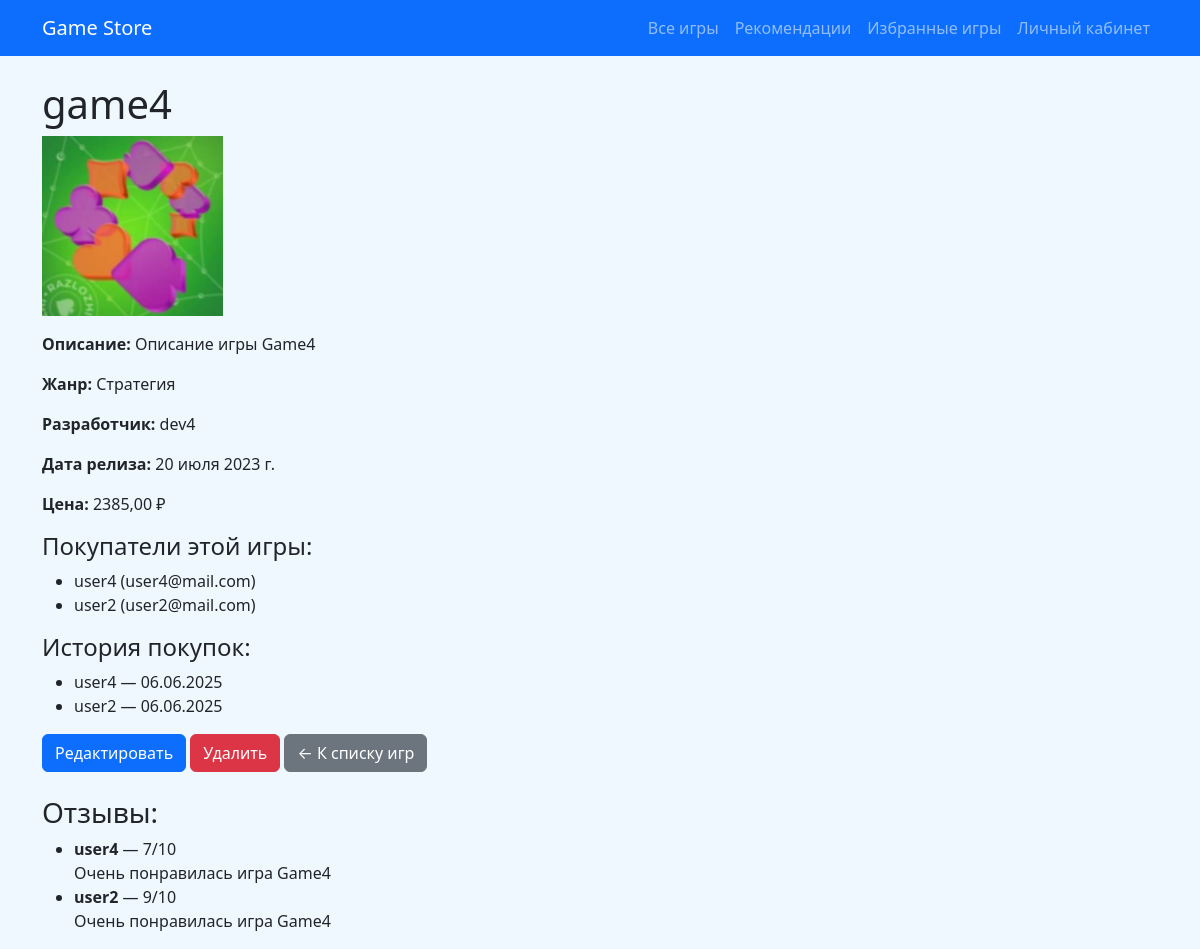
The page /game/4/ on the database as committed earlier.
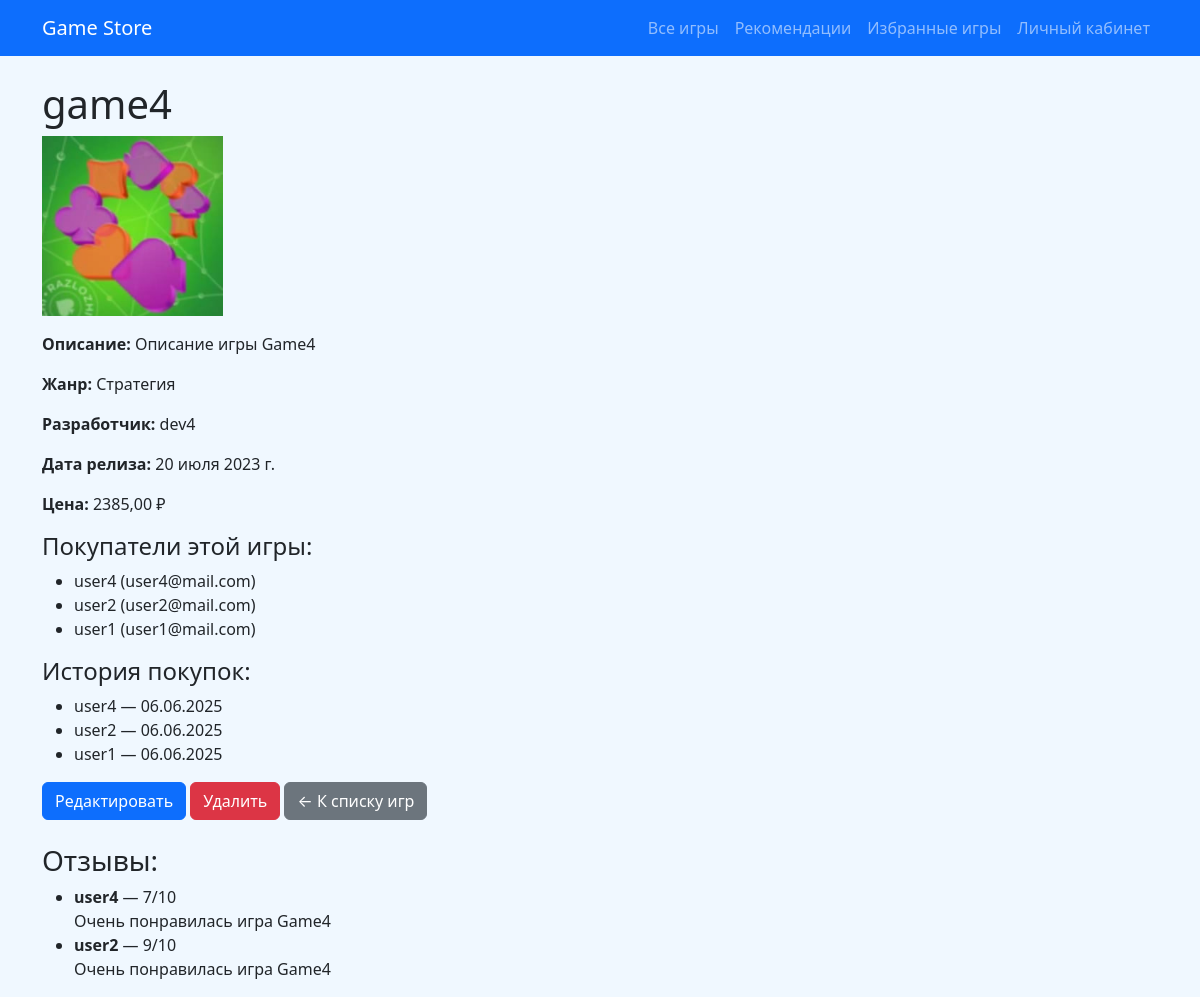
The same page on the database as committed later.
### store/models.py (models this page shows, shortened)
class User(AbstractUser):
    ROLE_CHOICES = [
        ('client', 'Клиент'),
        ('admin', 'Администратор'),
        ('developer', 'Разработчик'),
    ]
    role = models.CharField("Роль", max_length=20, choices=ROLE_CHOICES, default='client')
    favorite_games = models.ManyToManyField('Game', blank=True)
    created_at = models.DateTimeField("Дата регистрации", auto_now_add=True)
    cart_games = models.ManyToManyField('Game', blank=True, related_name='cart_users')
    class Meta:
        verbose_name = "Пользователь"
        verbose_name_plural = "Пользователи"

class Purchase(models.Model):
    user = models.ForeignKey(User, on_delete=models.CASCADE, verbose_name="Покупатель")
    game = models.ForeignKey(Game, on_delete=models.CASCADE, verbose_name="Игра")
    price = models.DecimalField("Цена покупки", max_digits=8, decimal_places=2)
    purchase_date = models.DateTimeField("Дата покупки", auto_now_add=True)
    class Meta:
        verbose_name = "Покупка"
        verbose_name_plural = "Покупки"

class Review(models.Model):
    user = models.ForeignKey(User, on_delete=models.CASCADE, verbose_name="Автор")
    game = models.ForeignKey(Game, on_delete=models.CASCADE, verbose_name="Игра")
    rating = models.PositiveSmallIntegerField("Оценка", choices=[(i, i) for i in range(1, 11)])
    text = models.TextField("Текст отзыва")
    created_at = models.DateTimeField("Дата отзыва", auto_now_add=True)
    class Meta:
        verbose_name = "Отзыв"
        verbose_name_plural = "Отзывы"

### store/views.py (the view)
# urls.py: path('game/<int:game_id>/', game_detail_view, name='game_detail'),
def game_detail_view(request, game_id):
    game = get_object_or_404(Game, id=game_id)
    reviews = Review.objects.filter(game=game)
    purchases = Purchase.objects.filter(game=game)
    buyers = User.objects.filter(purchase__game=game).distinct()
    return render(request, 'game_detail.html', {'game': game, 'reviews': reviews, 'buyers': buyers, 'purchases': purchases})

### templates/game_detail.html (shortened to what this page needs)
<!DOCTYPE html>
<html lang="ru">
<head>
    <link href="https://cdn.jsdelivr.net/npm/bootstrap@5.3.3/dist/css/bootstrap.min.css" rel="stylesheet">
</head>
<body>
{% include 'navbar.html' %}
<div class="container mt-4">
    <h1>{{ game.title }}</h1>
    <p><img src="{{ game.cover_image.url }}" alt="cover" style="max-height:180px"></p>
    <p><strong>Описание:</strong> {{ game.description }}</p>
    <p><strong>Жанр:</strong> {{ game.genre.name }}</p>
    <p><strong>Разработчик:</strong> {{ game.developer.name }}</p>
    <p><strong>Дата релиза:</strong> {{ game.release_date }}</p>
    <p><strong>Цена:</strong> {{ game.price }} ₽</p>
    <h4>Покупатели этой игры:</h4>
    <ul>
        {% for buyer in buyers %}
            <li>{{ buyer.username }}{% if buyer.email %} ({{ buyer.email }}){% endif %}</li>
        {% empty %}
            <li>Эту игру ещё никто не покупал.</li>
        {% endfor %}
    </ul>
    <h4>История покупок:</h4>
    <ul>
        {% for purchase in purchases %}
            <li>{{ purchase.user.username }} — {{ purchase.purchase_date|date:"d.m.Y" }}</li>
        {% empty %}
            <li>Эту игру ещё никто не покупал.</li>
        {% endfor %}
    </ul>
    <a href="{% url 'game_edit' game.id %}" class="btn btn-primary">Редактировать</a>
    <a href="{% url 'game_delete' game.id %}" class="btn btn-danger">Удалить</a>
    <a href="{% url 'games_list' %}" class="btn btn-secondary">← К списку игр</a>
    <h3 class="mt-4">Отзывы:</h3>
    <ul>
        {% for review in reviews %}
            <li>
                <strong>{{ review.user.username }}</strong> — {{ review.rating }}/10<br>
                <span>{{ review.text }}</span>
            </li>
        {% empty %}
            <li>Нет отзывов.</li>
        {% endfor %}
    </ul>
</div>
</body>
</html>

Rows that differ between the two databases and show on the page:
now on this page (row edited): User: username "user1", email "user1@mail.com"
added Purchase: user.username "user1", purchase_date "06.06.2025"
